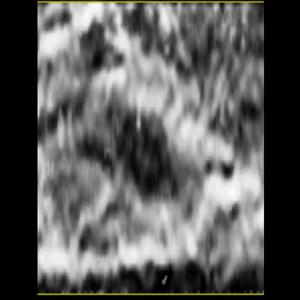
#> input picture Data/CompareNET/Benign/07-53-53 (B-102) R180.jpg, 300 x 300 px, given as the content of the folder ../../../Data/Frames/, which was not available
$ python process_data.py
#> lines starting #> are read from the running program, lines starting #| are printed output that depends on the picture; pictures that were not available may be replaced by others from this repository, and a replacement may not be noted
from PIL import Image, ImageEnhance
import os
import imageio
from matplotlib import pyplot as plt
from tqdm import tqdm

source_directory = '../../../Data/Frames/'
destination_directory = '../../../Data/CompareNET/'

def to_numpy_array(address):
    image = imageio.imread(address)
    return image

def flip_horizontal(image):
    transformed_image = image.transpose(Image.FLIP_LEFT_RIGHT)
    return transformed_image, "FLR"

def flip_vertical(image):
    transformed_image = image.transpose(Image.FLIP_TOP_BOTTOM)
    return transformed_image, 'FTB'

def rotate_90(image):
    rotated_image = image.transpose(Image.ROTATE_90)
    return rotated_image, "R90"

def rotate_180(image):
    rotated_image = image.transpose(Image.ROTATE_180)
    return rotated_image, "R180"

def rotate_270(image):
    rotated_image = image.transpose(Image.ROTATE_270)
    return rotated_image, "R270"

def sharpen(image):
    enhancer = ImageEnhance.Sharpness(image)
    sharpened_image = enhancer.enhance(2.0)
    return sharpened_image, "S2"

def blur(image):
    enhancer = ImageEnhance.Sharpness(image)
    blurred_image = enhancer.enhance(0.0)
    return blurred_image, "B0"

def resize(image, target = (300, 300)):
    resized_image = image.resize(target)
    return resized_image

def save_lesion(lesion):
    image = Image.open(lesion['source_path'])
    resized_image = resize(image)

    destination_path = os.path.join(destination_directory, lesion['classification'] + '/', lesion['destination_name'] + ".jpg")
    resized_image.save(destination_path, 'JPEG')

    transformations = [flip_horizontal, flip_vertical, rotate_90, rotate_180, rotate_270, sharpen, blur]
    for transformation in transformations:
        transformed_image, transformation_suffix = transformation(resized_image)
        destination_path = os.path.join(destination_directory, lesion['classification'] + '/', lesion['destination_name'] + " " + transformation_suffix + ".jpg")
        transformed_image.save(destination_path, 'JPEG')

lesions = []
for path, subdirs, files in os.walk(source_directory):
    for file_name in files:
        lesion = {}
        lesion['source_path'] = os.path.join(path, file_name)
        lesion['classification'] = 'Malignant' if path[21] == 'M' else 'Benign'
        lesion['frame_number'] = path[path.rfind("/")+1:]
        lesion['image_type'] = 'S' if path[-5] == 'n' else 'B'
        lesion['destination_name'] = path[path.rfind("/", 0, path.rfind("/"))+1:path.rfind("/")] + " (" + lesion['image_type'] + '-' + str(lesion['frame_number']) + ")"

        lesions.append(lesion)

for lesion in tqdm(lesions):
    save_lesion(lesion)
#> in save_lesion, image is the input picture: PIL image 300x300 RGB; mean R, G, B 91.9, 91.9, 91
#> the loop in save_lesion, `for transformation in transformations:` made 7 passes
#> transformation_suffix on passes 1 to 7: 'FLR', 'FTB', 'R90', 'R180', 'R270', 'S2', 'B0'
#> pass 1, in flip_horizontal, `transformed_image = image.transpose(Image.FLIP_LEFT_RIGHT)`:
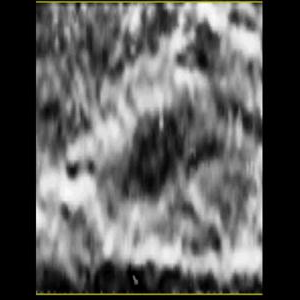
#> transformed_image: PIL image 300x300 RGB; mean R, G, B 91.9, 91.9, 91
#> pass 2, in flip_vertical, `transformed_image = image.transpose(Image.FLIP_TOP_BOTTOM)`:
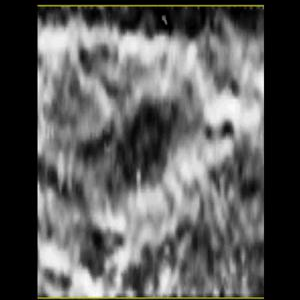
#> transformed_image: PIL image 300x300 RGB; mean R, G, B 91.9, 91.9, 91
#> pass 3, in rotate_90, `rotated_image = image.transpose(Image.ROTATE_90)`:
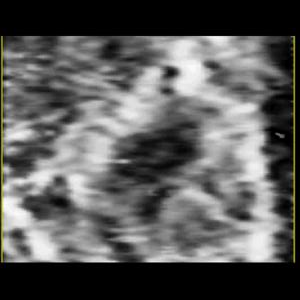
#> rotated_image: PIL image 300x300 RGB; mean R, G, B 91.9, 91.9, 91

$ run again, on Data/CompareNET/Malignant/09-10-14 (B-125) FTB.jpg
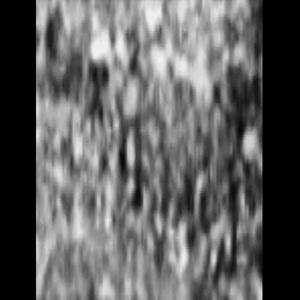
#> input picture Data/CompareNET/Malignant/09-10-14 (B-125) FTB.jpg, 300 x 300 px, given as the content of the folder ../../../Data/Frames/, which was not available
#> in save_lesion, image is the input picture: PIL image 300x300 RGB; min 0, max 243, mean 96.5
#> the loop in save_lesion, `for transformation in transformations:` made 7 passes
#> transformation_suffix on passes 1 to 7: 'FLR', 'FTB', 'R90', 'R180', 'R270', 'S2', 'B0'
#> pass 1, in flip_horizontal, `transformed_image = image.transpose(Image.FLIP_LEFT_RIGHT)`:
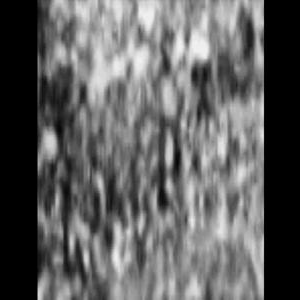
#> transformed_image: PIL image 300x300 RGB; min 0, max 243, mean 96.5
#> pass 3, in rotate_90, `rotated_image = image.transpose(Image.ROTATE_90)`:
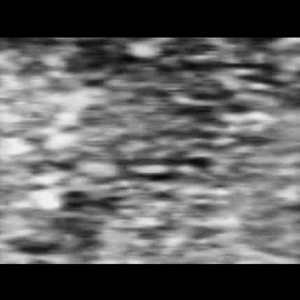
#> rotated_image: PIL image 300x300 RGB; min 0, max 243, mean 96.5
